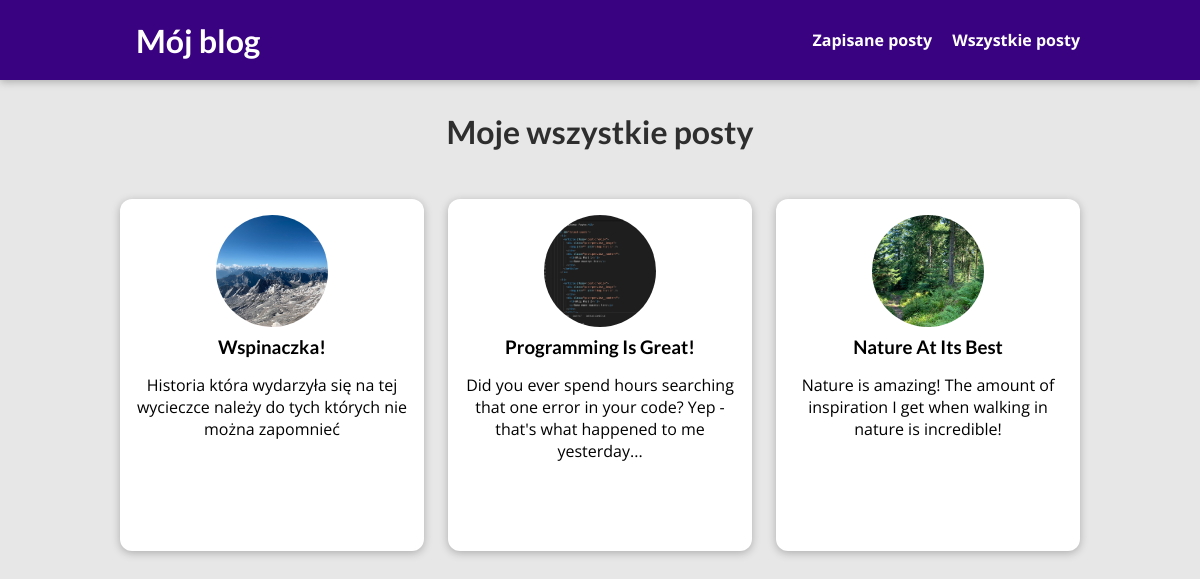
Page /posty on the committed database.
### blog/models.py (models this page shows, shortened)
class Post(models.Model):
    tytul = models.CharField(max_length=150)
    zawartosc = models.CharField(max_length=200)
    tresc = models.TextField(validators=[MinLengthValidator(10)])
    obrazek = models.ImageField(upload_to="posty", null=True)
    data = models.DateField(auto_now=True)
    slug = models.SlugField(unique=True, db_index=True)
    hasztagi = models.ManyToManyField(Tag, null=True)
    autor = models.ForeignKey(
        Autor, on_delete=models.SET_NULL, null=True, related_name="posty")
    class Meta:
        verbose_name_plural = "Posty"

### blog/views.py (the view)
# urls.py: path("posty", views.PostyView.as_view(), name="strona-postow"),
class PostyView(ListView):
    template_name = "blog/wszystkie-posty.html"
    model = Post
    ordering = ["-data"]
    context_object_name = "wszystkie_posty"

### blog/templates/blog/wszystkie-posty.html (shortened to what this page needs)
{% extends "base.html" %}
{% load static %}
{% block pliki_css %}
    <link rel="stylesheet" href="{% static "blog/post.css" %}">
    <link rel="stylesheet" href="{% static "blog/wszystkie-posty.css" %}">
{% endblock  %}
{% block content %}
<section id="wszystkie-posty">
    <h2>Moje wszystkie posty</h2>
    <ul>
        {% for post in wszystkie_posty %}
            {% include "blog/includes/post.html" %}
        {% endfor %}
    </ul>
</section>
{% endblock %}

### blog/templates/blog/includes/post.html
<li>
    <article class="post">
        <a href="{% url "strona-postu" post.slug %}">
            <img src="{{ post.obrazek.url }}" alt="{{ post.tytul }}"/>
            <div class="">
                <h3>{{ post.tytul }}</h3>
                <p>{{ post.zawartosc }}</p>
            </div>
        </a>
    </article>
</li>

### static/aplikacja.css (style rules this page uses)
* { box-sizing: border-box; }
html { font-family: 'Open Sans', 'Lato', sans-serif; }
body { margin: 0; }
h1, h2, h3 { font-family: 'Lato', sans-serif; font-weight: bold; }

### blog/static/blog/post.css (style rules this page uses)
.post { display: flex; flex-direction: column; align-items: center; text-align: center; }
.post a { text-decoration: none; color: black; transition: all 0.2s ease; padding: 1rem; }
.post img { width: 5rem; height: 5rem; object-fit: cover; border-radius: 50%; }
.post h3 { margin: 0.25rem 0; }

### blog/static/blog/wszystkie-posty.css (style rules this page uses)
body { background-color: #e7e7e7; }
#wszystkie-posty { margin: 7rem auto; width: 90%; max-width: 60rem; }
#wszystkie-posty h2 { text-align: center; font-size: 2rem; color: #2e2e2e; margin: 3rem 0; }
ul { list-style: none; margin: 0; padding: 0; display: grid; grid-template-columns: repeat(auto-fill, minmax(17rem, 1fr)); gap: 1.5rem; }
.post img { width: 7rem; height: 7rem; }
.post a { height: 22rem; transform-origin: center; box-shadow: 0 2px 8px rgba(0, 0, 0, 0.25); border-radius: 12px; background-color: white; }

### rows in the picture
Post: obrazek (picture), tytul "Wspinaczka!", zawartosc "Historia która wydarzyła się na tej wycieczce należy do tych których nie można zapomnieć"
Post: obrazek (picture), tytul "Programming Is Great!", zawartosc "Did you ever spend hours searching that one error in your code? Yep - that's what happened to me yesterday..."
Post: obrazek (picture), tytul "Nature At Its Best", zawartosc "Nature is amazing! The amount of inspiration I get when walking in nature is incredible!"
